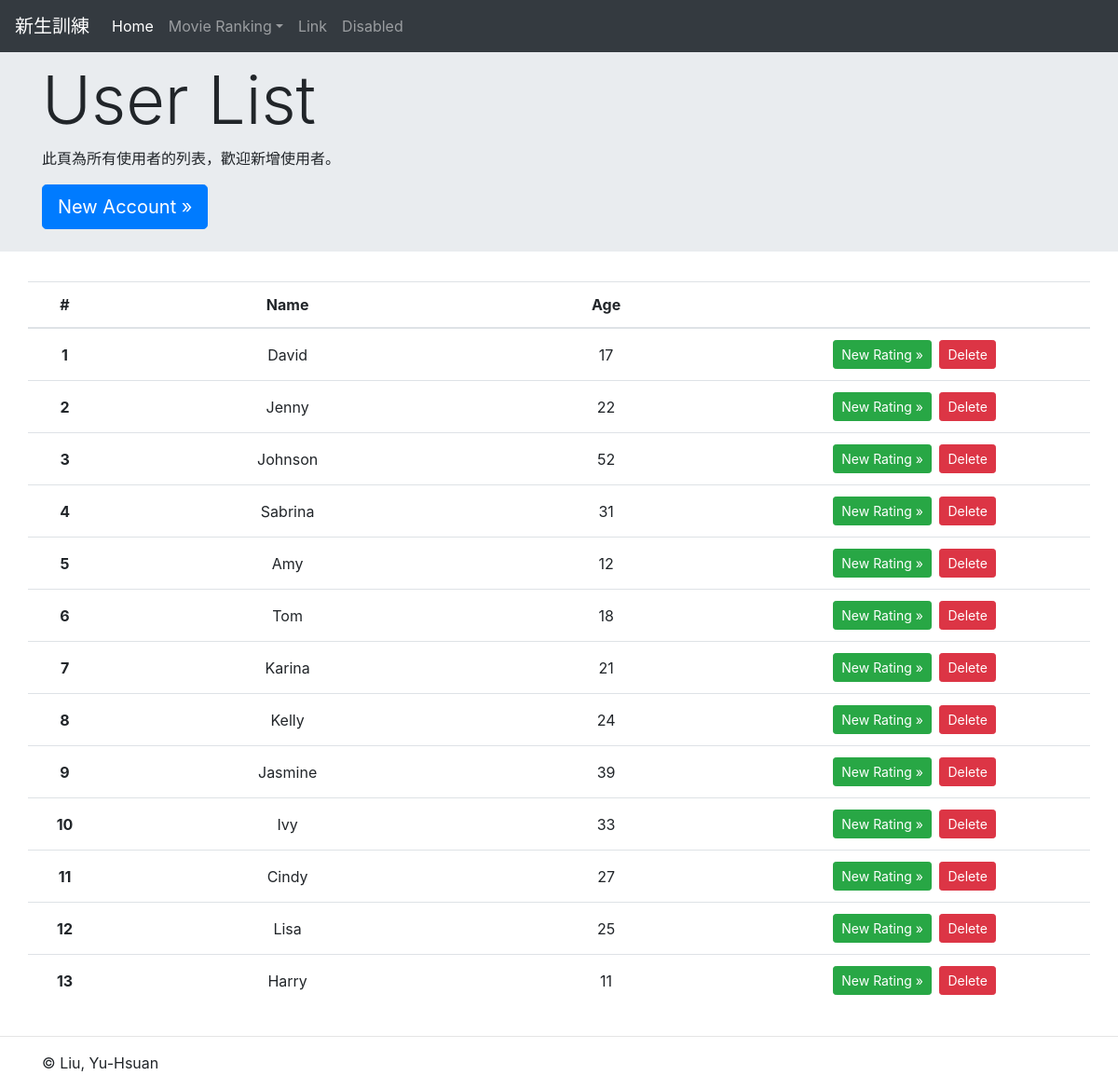
Before: /movie/home/get_all_users with the older database file.
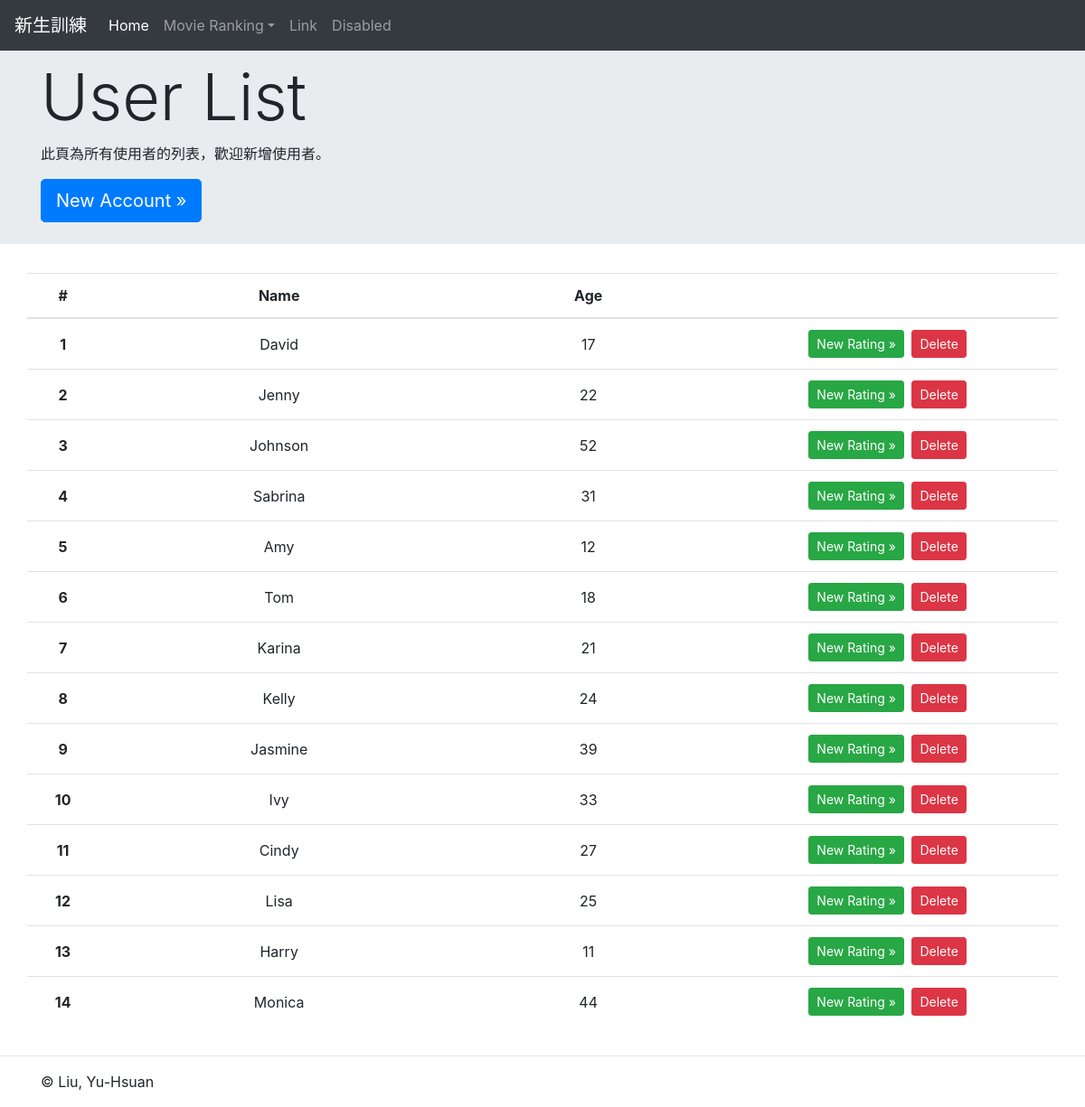
After: the same page with the newer database file.
### movie/models.py (models this page shows)
class User(models.Model):
    id = models.AutoField(primary_key=True)
    user_age = models.IntegerField()
    user_name = models.CharField(max_length=50)

### movie/views.py (the view)
# urls.py: path('home/get_all_users', views.get_all_users, name='get_all_users'),
def get_all_users(request):
    all_users = User.objects.all()
    return render(request, 'movie/UserList.html', {
        'users': all_users,
        'name': "User List",
    })

### movie/templates/movie/UserList.html
{% extends 'base.html' %}
{% block content %}
<div class="jumbotron jumbotron-fluid pb-2">
  <div class="container">
    <h1 class="display-3">{{ name }}</h1>
    <p>此頁為所有使用者的列表，歡迎新增使用者。</p>
    <p><a class="btn btn-primary btn-lg" href="signup" role="button">New Account »</a></p>
  </div>
</div>
<div class="container">
  <div class="row">
    <table class="table table-hover">
      <thead>
        <tr align="center">
          <th scope="col">#</th>
          <th scope="col">Name</th>
          <th scope="col">Age</th>
          <th scope="col"></th>
        </tr>
      </thead>
      <tbody>
          {% for user in users %}
          <tr class="p-2" align="center">
            <th class="align-middle">{{ user.id }}</th>
            <td class="align-middle" width="35%">{{ user.user_name }}</td>
            <td class="align-middle" width="25%">{{ user.user_age }}</td>
            <td class="align-middle">
              <a class="btn btn-success btn-sm" href="new_rating/{{ user.user_name }}" role="button">New Rating »</a>
              <a class="btn btn-danger btn-sm ml-1" href="delete_user/{{ user.user_name }}" role="button">Delete</a>
            </td>
          </tr>
          {% endfor %}
        </tbody>
      </table>
  </div>
</div>
<hr>
{% endblock %}

Changed rows visible on the page:
added User: id "14", user_name "Monica", user_age "44"
